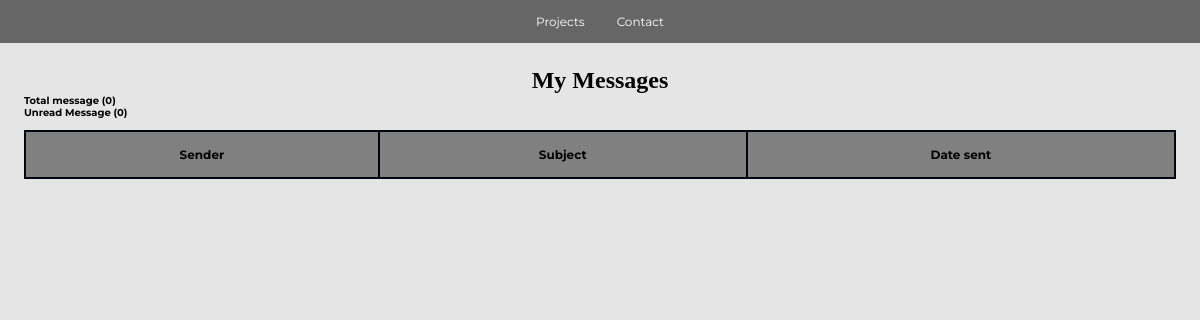
Before: /inbox/ with the older database file.
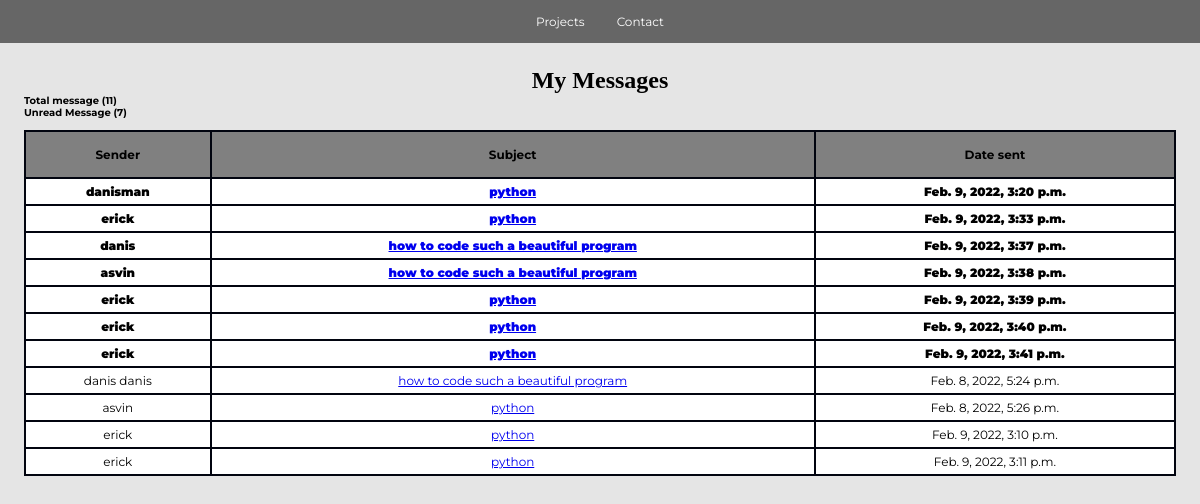
After: the same page with the newer database file.
### base/models.py (models this page shows, shortened)
class Message(models.Model):
    name = models.CharField(max_length=200, null=True)
    email = models.CharField(max_length=200, null=True)
    subject = models.CharField(max_length=200, null=True)
    body = models.TextField()
    created = models.DateTimeField(auto_now_add=True)
    is_read = models.BooleanField(default=False)
    id = models.UUIDField(default=uuid.uuid4, unique=True,
                          primary_key=True, editable=False)

### base/views.py (the view)
# urls.py: path('inbox/', views.inboxPage, name='inbox'),
def inboxPage(request):
    inbox = Message.objects.all().order_by('is_read')
    unreadCount = Message.objects.filter(is_read=False).count()
    totalMessage = Message.objects.count()
    context = {'inbox': inbox, 'unreadCount': unreadCount,
               'totalMessage': totalMessage}
    return render(request, 'base/inbox.html', context)

### base/templates/base/inbox.html (shortened to what this page needs)
{% extends 'base/main.html' %}
{% load static %}
{% block content %}
<div class="sp-table">
    <h3>My Messages</h3>
    <h5>Total message ({{totalMessage}})</h5>
    <h5>Unread Message ({{unreadCount}})</h5>
    <table>
        <thead>
            <tr>
                <th>Sender</th>
                <th>Subject</th>
                <th>Date sent</th>
            </tr>
        </thead>
        <tbody>
            {% for message in inbox %}
            {% if message.is_read %}
            <tr>
                {% else %}
            <tr style="font-weight:900;">
                {% endif %}
                <td>{{message.name}}</td>
                <td><a href="{% url 'message' message.id %}">{{message.subject}}</a></td>
                <td>{{message.created}}</td>
            </tr>
            {% endfor %}
        </tbody>
    </table>
</div>
{% endblock content %}

### base/templates/base/main.html (shortened to what this page needs)
<!DOCTYPE html>
{% load static %}
<html lang="en">
<head>
    <link rel="stylesheet" type="text/css" media="screen" href="{% static 'styles/main.css' %}">
</head>
<body>
</body>
   {% include 'base/navbar.html' %}
   {% block content %}
   {% endblock content %}
</html>

### base/templates/base/navbar.html (shortened to what this page needs)
<section class="navigation-bar">
        <ul class="main-nav">
          <li>
            <a href="{% url 'home' %}" class="nav-links">Projects</a>
          </li>
          <li>
            <a href="#" class="nav-links">Contact</a>
          </li>
        </ul>
</section>

### static/styles/main.css (style rules this page uses)
* { padding: 0; margin: 0; box-sizing: border-box; }
html { font-size: 12px; font-family: "Montserrat", sans-serif; scroll-behavior: smooth; margin-bottom: 2.01em; }
body { background-color: #e5e5e5; }
.main-nav { justify-content: center; display: flex; }
ul { list-style-type: none; margin: 0; padding: 0; overflow: hidden; background-color: #666; }
li a { display: block; color: white; text-align: center; padding: 14px 16px; text-decoration: none; }

### base/templates/base/inbox.html (style rules this page uses)
table, td, th { border: 2.5px solid #ddd; text-align: center; border-color: rgb(1, 4, 15); }
table { border-collapse: collapse; width: 100%; margin-top: 1em; }
th { padding: 15px; background-color: grey; }
td { padding: 5px; background-color: white; }
.sp-table { margin: 2em; }
.sp-table h3 { text-align: center; font-family: bold; font-size: 2em; }

Changed rows visible on the page:
added Message: name "danisman", subject "python", created "Feb. 9, 2022, 3:20 p.m."
added Message: name "erick", subject "python", created "Feb. 9, 2022, 3:33 p.m."
added Message: name "danis", subject "how to code such a beautiful program", created "Feb. 9, 2022, 3:37 p.m."
added Message: name "asvin", subject "how to code such a beautiful program", created "Feb. 9, 2022, 3:38 p.m."
added Message: name "erick", subject "python", created "Feb. 9, 2022, 3:39 p.m."
added Message: name "erick", subject "python", created "Feb. 9, 2022, 3:40 p.m."
added Message: name "erick", subject "python", created "Feb. 9, 2022, 3:41 p.m."
added Message: name "danis danis", subject "how to code such a beautiful program", created "Feb. 8, 2022, 5:24 p.m."
added Message: name "asvin", subject "python", created "Feb. 8, 2022, 5:26 p.m."
added Message: name "erick", subject "python", created "Feb. 9, 2022, 3:10 p.m."
added Message: name "erick", subject "python", created "Feb. 9, 2022, 3:11 p.m."
Other visible differences:
{{ totalMessage }}: "0" → "11"
{{ unreadCount }}: "0" → "7"
